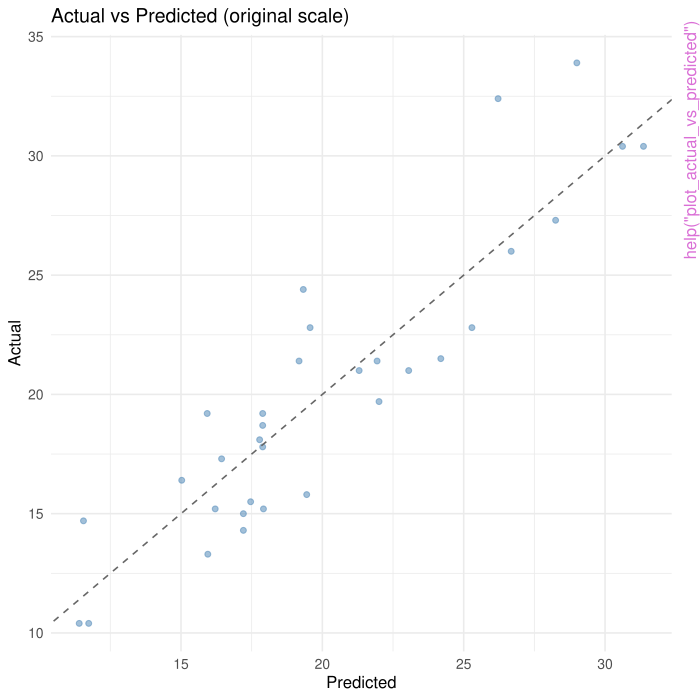

Recreate this plot in R.
pkgname <- "mgcvUI"
source(file.path(R.home("share"), "R", "examples-header.R"))
options(warn = 1)
base::assign(".ExTimings", "mgcvUI-Ex.timings", pos = 'CheckExEnv')
base::cat("name\tuser\tsystem\telapsed\n", file=base::get(".ExTimings", pos = 'CheckExEnv'))
base::assign(".format_ptime",
function(x) {
  if(!is.na(x[4L])) x[1L] <- x[1L] + x[4L]
  if(!is.na(x[5L])) x[2L] <- x[2L] + x[5L]
  options(OutDec = '.')
  format(x[1L:3L], digits = 7L)
},
pos = 'CheckExEnv')

### * </HEADER>
library('mgcvUI')

base::assign(".oldSearch", base::search(), pos = 'CheckExEnv')
base::assign(".old_wd", base::getwd(), pos = 'CheckExEnv')
cleanEx()
nameEx("build_gam_formula")
### * build_gam_formula

flush(stderr()); flush(stdout())

base::assign(".ptime", proc.time(), pos = "CheckExEnv")
### Name: build_gam_formula
### Title: Build a GAM Formula from Variable Specifications
### Aliases: build_gam_formula

### ** Examples

specs <- list(
  list(vars = "wt", type = "s", bs = "cr", k = 5L),
  list(vars = "hp", type = "s", bs = "tp", k = NULL),
  list(vars = "cyl", type = "linear", bs = NULL, k = NULL)
)
build_gam_formula("mpg", specs)



base::assign(".dptime", (proc.time() - get(".ptime", pos = "CheckExEnv")), pos = "CheckExEnv")
base::cat("build_gam_formula", base::get(".format_ptime", pos = 'CheckExEnv')(get(".dptime", pos = "CheckExEnv")), "\n", file=base::get(".ExTimings", pos = 'CheckExEnv'), append=TRUE, sep="\t")
cleanEx()
nameEx("build_gam_knots")
### * build_gam_knots

flush(stderr()); flush(stdout())

base::assign(".ptime", proc.time(), pos = "CheckExEnv")
### Name: build_gam_knots
### Title: Build the knots list for gam() from earth knot data
### Aliases: build_gam_knots

### ** Examples

specs <- list(
  list(vars = "wt", type = "s", bs = "cr", k = 5L)
)
build_gam_knots(specs, NULL)



base::assign(".dptime", (proc.time() - get(".ptime", pos = "CheckExEnv")), pos = "CheckExEnv")
base::cat("build_gam_knots", base::get(".format_ptime", pos = 'CheckExEnv')(get(".dptime", pos = "CheckExEnv")), "\n", file=base::get(".ExTimings", pos = 'CheckExEnv'), append=TRUE, sep="\t")
cleanEx()
nameEx("check_sign_consistency")
### * check_sign_consistency

flush(stderr()); flush(stdout())

base::assign(".ptime", proc.time(), pos = "CheckExEnv")
### Name: check_sign_consistency
### Title: Check for Sign Discrepancies Between Earth and GAM
### Aliases: check_sign_consistency

### ** Examples

if (requireNamespace("earth", quietly = TRUE)) {
  m <- earth::earth(mpg ~ wt + hp, data = mtcars)
  er <- structure(
    list(model = m, target = "mpg",
         predictors = c("wt", "hp"),
         categoricals = character(0), linpreds = character(0),
         degree = 1L, cv_enabled = FALSE, allowed_matrix = NULL,
         data = mtcars, elapsed = 0, trace_output = character(0)),
    class = "earthUI_result"
  )
  ek <- import_earth(er)
  specs <- list(
    list(vars = "wt", type = "s", bs = "tp", k = NULL),
    list(vars = "hp", type = "s", bs = "tp", k = NULL)
  )
  gam_res <- fit_gam(mtcars, "mpg", specs, earth_knots = ek)
  check_sign_consistency(gam_res)
}



base::assign(".dptime", (proc.time() - get(".ptime", pos = "CheckExEnv")), pos = "CheckExEnv")
base::cat("check_sign_consistency", base::get(".format_ptime", pos = 'CheckExEnv')(get(".dptime", pos = "CheckExEnv")), "\n", file=base::get(".ExTimings", pos = 'CheckExEnv'), append=TRUE, sep="\t")
cleanEx()
nameEx("detect_column_types")
### * detect_column_types

flush(stderr()); flush(stdout())

base::assign(".ptime", proc.time(), pos = "CheckExEnv")
### Name: detect_column_types
### Title: Detect Column Types from a Data Frame
### Aliases: detect_column_types

### ** Examples

detect_column_types(mtcars)
df <- data.frame(
  x = 1:5, y = letters[1:5],
  d = Sys.Date() + 1:5,
  t = Sys.time() + 1:5
)
detect_column_types(df)



base::assign(".dptime", (proc.time() - get(".ptime", pos = "CheckExEnv")), pos = "CheckExEnv")
base::cat("detect_column_types", base::get(".format_ptime", pos = 'CheckExEnv')(get(".dptime", pos = "CheckExEnv")), "\n", file=base::get(".ExTimings", pos = 'CheckExEnv'), append=TRUE, sep="\t")
cleanEx()
nameEx("export_gam_docx")
### * export_gam_docx

flush(stderr()); flush(stdout())

base::assign(".ptime", proc.time(), pos = "CheckExEnv")
### Name: export_gam_docx
### Title: Export GAM Summary to Word (officer)
### Aliases: export_gam_docx

### ** Examples

if (interactive()) {
  specs <- list(list(vars = "wt", type = "s", bs = "tp", k = NULL))
  res <- fit_gam(mtcars, "mpg", specs)
  export_gam_docx(res, tempfile(fileext = ".docx"))
}



base::assign(".dptime", (proc.time() - get(".ptime", pos = "CheckExEnv")), pos = "CheckExEnv")
base::cat("export_gam_docx", base::get(".format_ptime", pos = 'CheckExEnv')(get(".dptime", pos = "CheckExEnv")), "\n", file=base::get(".ExTimings", pos = 'CheckExEnv'), append=TRUE, sep="\t")
cleanEx()
nameEx("export_knots_csv")
### * export_knots_csv

flush(stderr()); flush(stdout())

base::assign(".ptime", proc.time(), pos = "CheckExEnv")
### Name: export_knots_csv
### Title: Export Knot Positions to CSV
### Aliases: export_knots_csv

### ** Examples

if (requireNamespace("earth", quietly = TRUE)) {
  m <- earth::earth(mpg ~ wt + hp, data = mtcars)
  er <- structure(
    list(model = m, target = "mpg",
         predictors = c("wt", "hp"),
         categoricals = character(0), linpreds = character(0),
         degree = 1L, cv_enabled = FALSE, allowed_matrix = NULL,
         data = mtcars, elapsed = 0, trace_output = character(0)),
    class = "earthUI_result"
  )
  knots <- import_earth(er)
  tmp <- tempfile(fileext = ".csv")
  export_knots_csv(knots, tmp)
  cat(readLines(tmp), sep = "\n")
  unlink(tmp)
}



base::assign(".dptime", (proc.time() - get(".ptime", pos = "CheckExEnv")), pos = "CheckExEnv")
base::cat("export_knots_csv", base::get(".format_ptime", pos = 'CheckExEnv')(get(".dptime", pos = "CheckExEnv")), "\n", file=base::get(".ExTimings", pos = 'CheckExEnv'), append=TRUE, sep="\t")
cleanEx()
nameEx("extract_smooth_grids")
### * extract_smooth_grids

flush(stderr()); flush(stdout())

base::assign(".ptime", proc.time(), pos = "CheckExEnv")
### Name: extract_smooth_grids
### Title: Extract Smooth Functions as Lookup Tables
### Aliases: extract_smooth_grids

### ** Examples

specs <- list(
  list(vars = "wt", type = "s", bs = "tp", k = NULL),
  list(vars = "hp", type = "s", bs = "tp", k = NULL)
)
res <- fit_gam(mtcars, "mpg", specs, cv_folds = 0)
grids <- extract_smooth_grids(res, n_points = 50)
names(grids)



base::assign(".dptime", (proc.time() - get(".ptime", pos = "CheckExEnv")), pos = "CheckExEnv")
base::cat("extract_smooth_grids", base::get(".format_ptime", pos = 'CheckExEnv')(get(".dptime", pos = "CheckExEnv")), "\n", file=base::get(".ExTimings", pos = 'CheckExEnv'), append=TRUE, sep="\t")
cleanEx()
nameEx("fit_gam")
### * fit_gam

flush(stderr()); flush(stdout())

base::assign(".ptime", proc.time(), pos = "CheckExEnv")
### Name: fit_gam
### Title: Fit a GAM Model
### Aliases: fit_gam

### ** Examples

specs <- list(
  list(vars = "wt", type = "s", bs = "tp", k = NULL),
  list(vars = "hp", type = "s", bs = "tp", k = NULL)
)
result <- fit_gam(mtcars, "mpg", specs)
summary(result$model)



base::assign(".dptime", (proc.time() - get(".ptime", pos = "CheckExEnv")), pos = "CheckExEnv")
base::cat("fit_gam", base::get(".format_ptime", pos = 'CheckExEnv')(get(".dptime", pos = "CheckExEnv")), "\n", file=base::get(".ExTimings", pos = 'CheckExEnv'), append=TRUE, sep="\t")
cleanEx()
nameEx("format_gam_summary")
### * format_gam_summary

flush(stderr()); flush(stdout())

base::assign(".ptime", proc.time(), pos = "CheckExEnv")
### Name: format_gam_summary
### Title: Format GAM Summary Statistics
### Aliases: format_gam_summary

### ** Examples

specs <- list(list(vars = "wt", type = "s", bs = "tp", k = NULL))
res <- fit_gam(mtcars, "mpg", specs)
format_gam_summary(res)



base::assign(".dptime", (proc.time() - get(".ptime", pos = "CheckExEnv")), pos = "CheckExEnv")
base::cat("format_gam_summary", base::get(".format_ptime", pos = 'CheckExEnv')(get(".dptime", pos = "CheckExEnv")), "\n", file=base::get(".ExTimings", pos = 'CheckExEnv'), append=TRUE, sep="\t")
cleanEx()
nameEx("glance_gam")
### * glance_gam

flush(stderr()); flush(stdout())

base::assign(".ptime", proc.time(), pos = "CheckExEnv")
### Name: glance_gam
### Title: Glance at GAM Model Fit
### Aliases: glance_gam

### ** Examples

specs <- list(list(vars = "wt", type = "s", bs = "tp", k = NULL))
res <- fit_gam(mtcars, "mpg", specs)
glance_gam(res)



base::assign(".dptime", (proc.time() - get(".ptime", pos = "CheckExEnv")), pos = "CheckExEnv")
base::cat("glance_gam", base::get(".format_ptime", pos = 'CheckExEnv')(get(".dptime", pos = "CheckExEnv")), "\n", file=base::get(".ExTimings", pos = 'CheckExEnv'), append=TRUE, sep="\t")
cleanEx()
nameEx("import_data")
### * import_data

flush(stderr()); flush(stdout())

base::assign(".ptime", proc.time(), pos = "CheckExEnv")
### Name: import_data
### Title: Import Data from CSV or Excel
### Aliases: import_data

### ** Examples

tmp <- tempfile(fileext = ".csv")
write.csv(mtcars, tmp, row.names = FALSE)
df <- import_data(tmp)
head(df)
unlink(tmp)



base::assign(".dptime", (proc.time() - get(".ptime", pos = "CheckExEnv")), pos = "CheckExEnv")
base::cat("import_data", base::get(".format_ptime", pos = 'CheckExEnv')(get(".dptime", pos = "CheckExEnv")), "\n", file=base::get(".ExTimings", pos = 'CheckExEnv'), append=TRUE, sep="\t")
cleanEx()
nameEx("import_earth")
### * import_earth

flush(stderr()); flush(stdout())

base::assign(".ptime", proc.time(), pos = "CheckExEnv")
### Name: import_earth
### Title: Import an Earth Model and Extract Knot Structure
### Aliases: import_earth

### ** Examples

if (requireNamespace("earth", quietly = TRUE)) {
  m <- earth::earth(mpg ~ wt + hp + disp, data = mtcars)
  er <- structure(
    list(model = m, target = "mpg",
         predictors = c("wt", "hp", "disp"),
         categoricals = character(0), linpreds = character(0),
         degree = 1L, cv_enabled = FALSE, allowed_matrix = NULL,
         data = mtcars, elapsed = 0, trace_output = character(0)),
    class = "earthUI_result"
  )
  knots <- import_earth(er)
  str(knots$knots)
}



base::assign(".dptime", (proc.time() - get(".ptime", pos = "CheckExEnv")), pos = "CheckExEnv")
base::cat("import_earth", base::get(".format_ptime", pos = 'CheckExEnv')(get(".dptime", pos = "CheckExEnv")), "\n", file=base::get(".ExTimings", pos = 'CheckExEnv'), append=TRUE, sep="\t")
cleanEx()
nameEx("mgcvUI")
### * mgcvUI

flush(stderr()); flush(stdout())

base::assign(".ptime", proc.time(), pos = "CheckExEnv")
### Name: mgcvUI
### Title: Launch the mgcvUI Shiny Application
### Aliases: mgcvUI

### ** Examples

if (interactive()) {
  mgcvUI()
}



base::assign(".dptime", (proc.time() - get(".ptime", pos = "CheckExEnv")), pos = "CheckExEnv")
base::cat("mgcvUI", base::get(".format_ptime", pos = 'CheckExEnv')(get(".dptime", pos = "CheckExEnv")), "\n", file=base::get(".ExTimings", pos = 'CheckExEnv'), append=TRUE, sep="\t")
cleanEx()
nameEx("mod_data_ui")
### * mod_data_ui

flush(stderr()); flush(stdout())

base::assign(".ptime", proc.time(), pos = "CheckExEnv")
### Name: mod_data_ui
### Title: Data Import Module - UI
### Aliases: mod_data_ui

### ** Examples

if (interactive()) {
  ui <- fluidPage(mod_data_ui("data1"))
  server <- function(input, output, session) {
    mod_data_server("data1")
  }
  shinyApp(ui, server)
}



base::assign(".dptime", (proc.time() - get(".ptime", pos = "CheckExEnv")), pos = "CheckExEnv")
base::cat("mod_data_ui", base::get(".format_ptime", pos = 'CheckExEnv')(get(".dptime", pos = "CheckExEnv")), "\n", file=base::get(".ExTimings", pos = 'CheckExEnv'), append=TRUE, sep="\t")
cleanEx()
nameEx("mod_earth_import_ui")
### * mod_earth_import_ui

flush(stderr()); flush(stdout())

base::assign(".ptime", proc.time(), pos = "CheckExEnv")
### Name: mod_earth_import_ui
### Title: Earth Import Module - UI
### Aliases: mod_earth_import_ui

### ** Examples

if (interactive()) {
  ui <- fluidPage(mod_earth_import_ui("earth1"))
  server <- function(input, output, session) {
    mod_earth_import_server("earth1")
  }
  shinyApp(ui, server)
}



base::assign(".dptime", (proc.time() - get(".ptime", pos = "CheckExEnv")), pos = "CheckExEnv")
base::cat("mod_earth_import_ui", base::get(".format_ptime", pos = 'CheckExEnv')(get(".dptime", pos = "CheckExEnv")), "\n", file=base::get(".ExTimings", pos = 'CheckExEnv'), append=TRUE, sep="\t")
cleanEx()
nameEx("mod_model_fit_ui")
### * mod_model_fit_ui

flush(stderr()); flush(stdout())

base::assign(".ptime", proc.time(), pos = "CheckExEnv")
### Name: mod_model_fit_ui
### Title: Model Fit Button - UI (sidebar)
### Aliases: mod_model_fit_ui

### ** Examples

if (interactive()) {
  ui <- fluidPage(mod_model_fit_ui("model1"))
}



base::assign(".dptime", (proc.time() - get(".ptime", pos = "CheckExEnv")), pos = "CheckExEnv")
base::cat("mod_model_fit_ui", base::get(".format_ptime", pos = 'CheckExEnv')(get(".dptime", pos = "CheckExEnv")), "\n", file=base::get(".ExTimings", pos = 'CheckExEnv'), append=TRUE, sep="\t")
cleanEx()
nameEx("mod_report_ui")
### * mod_report_ui

flush(stderr()); flush(stdout())

base::assign(".ptime", proc.time(), pos = "CheckExEnv")
### Name: mod_report_ui
### Title: Report Export Module - UI
### Aliases: mod_report_ui

### ** Examples

if (interactive()) {
  ui <- fluidPage(mod_report_ui("report1"))
}



base::assign(".dptime", (proc.time() - get(".ptime", pos = "CheckExEnv")), pos = "CheckExEnv")
base::cat("mod_report_ui", base::get(".format_ptime", pos = 'CheckExEnv')(get(".dptime", pos = "CheckExEnv")), "\n", file=base::get(".ExTimings", pos = 'CheckExEnv'), append=TRUE, sep="\t")
cleanEx()
nameEx("mod_variables_ui")
### * mod_variables_ui

flush(stderr()); flush(stdout())

base::assign(".ptime", proc.time(), pos = "CheckExEnv")
### Name: mod_variables_ui
### Title: Variable Selection Module - UI
### Aliases: mod_variables_ui

### ** Examples

if (interactive()) {
  ui <- fluidPage(mod_variables_ui("vars1"))
}



base::assign(".dptime", (proc.time() - get(".ptime", pos = "CheckExEnv")), pos = "CheckExEnv")
base::cat("mod_variables_ui", base::get(".format_ptime", pos = 'CheckExEnv')(get(".dptime", pos = "CheckExEnv")), "\n", file=base::get(".ExTimings", pos = 'CheckExEnv'), append=TRUE, sep="\t")
cleanEx()
nameEx("plot_actual_vs_predicted")
### * plot_actual_vs_predicted

flush(stderr()); flush(stdout())

base::assign(".ptime", proc.time(), pos = "CheckExEnv")
### Name: plot_actual_vs_predicted
### Title: Plot Actual vs Predicted
### Aliases: plot_actual_vs_predicted

### ** Examples

specs <- list(list(vars = "wt", type = "s", bs = "tp", k = NULL))
res <- fit_gam(mtcars, "mpg", specs)
plot_actual_vs_predicted(res)



base::assign(".dptime", (proc.time() - get(".ptime", pos = "CheckExEnv")), pos = "CheckExEnv")
base::cat("plot_actual_vs_predicted", base::get(".format_ptime", pos = 'CheckExEnv')(get(".dptime", pos = "CheckExEnv")), "\n", file=base::get(".ExTimings", pos = 'CheckExEnv'), append=TRUE, sep="\t")
cleanEx()
nameEx("plot_diagnostics")
### * plot_diagnostics

flush(stderr()); flush(stdout())

base::assign(".ptime", proc.time(), pos = "CheckExEnv")
### Name: plot_diagnostics
### Title: Plot GAM Residual Diagnostics
### Aliases: plot_diagnostics

### ** Examples

specs <- list(list(vars = "wt", type = "s", bs = "tp", k = NULL))
res <- fit_gam(mtcars, "mpg", specs)
plot_diagnostics(res)



base::assign(".dptime", (proc.time() - get(".ptime", pos = "CheckExEnv")), pos = "CheckExEnv")
base::cat("plot_diagnostics", base::get(".format_ptime", pos = 'CheckExEnv')(get(".dptime", pos = "CheckExEnv")), "\n", file=base::get(".ExTimings", pos = 'CheckExEnv'), append=TRUE, sep="\t")
cleanEx()
nameEx("plot_smooth_single")
### * plot_smooth_single

flush(stderr()); flush(stdout())

base::assign(".ptime", proc.time(), pos = "CheckExEnv")
### Name: plot_smooth_single
### Title: Plot a Single GAM Smooth Term
### Aliases: plot_smooth_single

### ** Examples

specs <- list(
  list(vars = "wt", type = "s", bs = "tp", k = NULL),
  list(vars = "hp", type = "s", bs = "tp", k = NULL)
)
res <- fit_gam(mtcars, "mpg", specs)
plot_smooth_single(res, "wt")



base::assign(".dptime", (proc.time() - get(".ptime", pos = "CheckExEnv")), pos = "CheckExEnv")
base::cat("plot_smooth_single", base::get(".format_ptime", pos = 'CheckExEnv')(get(".dptime", pos = "CheckExEnv")), "\n", file=base::get(".ExTimings", pos = 'CheckExEnv'), append=TRUE, sep="\t")
cleanEx()
nameEx("plot_smooths")
### * plot_smooths

flush(stderr()); flush(stdout())

base::assign(".ptime", proc.time(), pos = "CheckExEnv")
### Name: plot_smooths
### Title: Plot GAM Smooth Terms
### Aliases: plot_smooths

### ** Examples

specs <- list(
  list(vars = "wt", type = "s", bs = "tp", k = NULL),
  list(vars = "hp", type = "s", bs = "tp", k = NULL)
)
res <- fit_gam(mtcars, "mpg", specs)
plot_smooths(res)



base::assign(".dptime", (proc.time() - get(".ptime", pos = "CheckExEnv")), pos = "CheckExEnv")
base::cat("plot_smooths", base::get(".format_ptime", pos = 'CheckExEnv')(get(".dptime", pos = "CheckExEnv")), "\n", file=base::get(".ExTimings", pos = 'CheckExEnv'), append=TRUE, sep="\t")
cleanEx()
nameEx("render_gam_report")
### * render_gam_report

flush(stderr()); flush(stdout())

base::assign(".ptime", proc.time(), pos = "CheckExEnv")
### Name: render_gam_report
### Title: Render a GAM Report
### Aliases: render_gam_report

### ** Examples

if (interactive()) {
  specs <- list(list(vars = "wt", type = "s", bs = "tp", k = NULL))
  res <- fit_gam(mtcars, "mpg", specs)
  render_gam_report(res, "html")
}



base::assign(".dptime", (proc.time() - get(".ptime", pos = "CheckExEnv")), pos = "CheckExEnv")
base::cat("render_gam_report", base::get(".format_ptime", pos = 'CheckExEnv')(get(".dptime", pos = "CheckExEnv")), "\n", file=base::get(".ExTimings", pos = 'CheckExEnv'), append=TRUE, sep="\t")
cleanEx()
nameEx("tidy_gam")
### * tidy_gam

flush(stderr()); flush(stdout())

base::assign(".ptime", proc.time(), pos = "CheckExEnv")
### Name: tidy_gam
### Title: Tidy GAM Results with broom
### Aliases: tidy_gam

### ** Examples

specs <- list(list(vars = "wt", type = "s", bs = "tp", k = NULL))
res <- fit_gam(mtcars, "mpg", specs)
tidy_gam(res)



base::assign(".dptime", (proc.time() - get(".ptime", pos = "CheckExEnv")), pos = "CheckExEnv")
base::cat("tidy_gam", base::get(".format_ptime", pos = 'CheckExEnv')(get(".dptime", pos = "CheckExEnv")), "\n", file=base::get(".ExTimings", pos = 'CheckExEnv'), append=TRUE, sep="\t")
### * <FOOTER>
###
cleanEx()
options(digits = 7L)
base::cat("Time elapsed: ", proc.time() - base::get("ptime", pos = 'CheckExEnv'),"\n")
grDevices::dev.off()
###
### Local variables: ***
### mode: outline-minor ***
### outline-regexp: "\\(> \\)?### [*]+" ***
### End: ***
quit('no')
